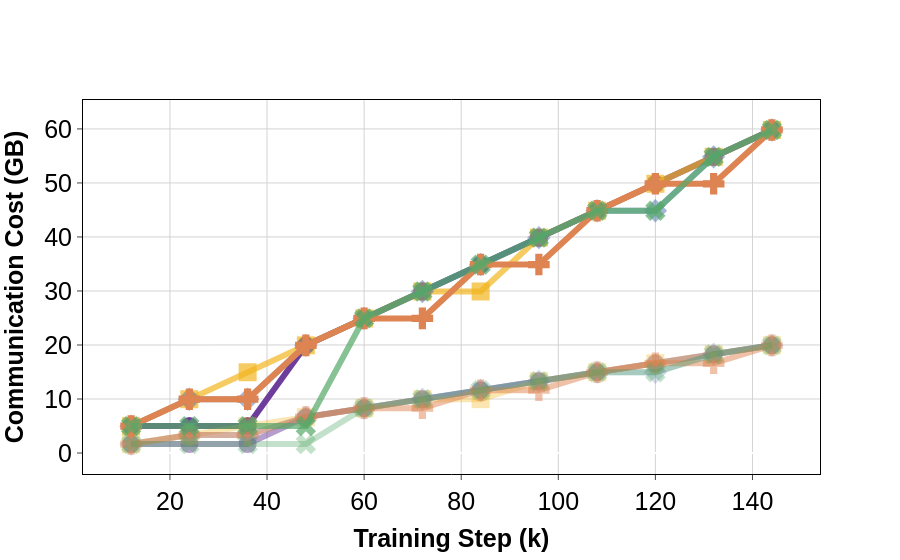

Notebook source saved alongside this figure:
### Code cell
combined_communication_cost_figures = go.Figure()
i = 0
for j in range(len(communication_cost_upper_bound_figures)):    
    fig_upper = communication_cost_upper_bound_figures[j]
    fig_lower = communication_cost_lower_bound_figures[j]
    for k in range(len(fig_upper.data)):
        trace_upper = fig_upper.data[k]
        trace_lower = fig_lower.data[k]
        trace_upper.update(name=f"{trace_upper.name} - MAX", line={'color': f'rgba{hex_to_rgba(COLORS[i], ALPHAS[i])}'}, marker=dict(symbol=MARKER_SYMBOLS[i]))
        trace_lower.update(name=f"{trace_lower.name} - MIN", line={'color': f'rgba{hex_to_rgba(COLORS[i], ALPHAS[i]*0.5)}'}, marker=dict(symbol=MARKER_SYMBOLS[i]))
        combined_communication_cost_figures.add_trace(trace_upper)
        combined_communication_cost_figures.add_trace(trace_lower)
        i += 1
        
combined_communication_cost_figures.update_layout(xaxis_title="<b>Training Step (k)</b>", yaxis_title="<b>Communication Cost (GB)</b>")
combined_communication_cost_figures = standardize_fig(combined_communication_cost_figures, **fig_config)
#combined_communication_cost_figures.update_layout(legend=dict(orientation="v", yanchor="bottom", x=0, y=0.25, xanchor="left", bgcolor='rgba(0,0,0,0)')) 
combined_communication_cost_figures.update_layout(showlegend=False) 
combined_communication_cost_figures.show()
combined_communication_cost_figures.write_image("ddad_communication_cost_by_steps_search_range_opt.pdf")
combined_communication_cost_figures = go.Figure()

### Figure 1 — Plotly figure (JSON) as saved in the notebook; plotly's stock layout.template omitted (floating-point values rounded to 4 significant figures)
{"data": [{"line": {"color": "rgba(109, 61, 156, 1)", "width": 6}, "marker": {"size": 18, "symbol": "circle"}, "mode": "lines+markers", "name": "&#936;=4 - DDAD - MAX", "showlegend": true, "type": "scatter", "x": [12, 24, 36, 48, 60, 72, 84, 96, 108, 120, 132, 144], "y": [4.984, 4.984, 4.984, 19.94, 24.92, 29.9, 34.89, 39.87, 44.86, 49.84, 54.83, 59.81]}, {"line": {"color": "rgba(109, 61, 156, 0.5)", "width": 6}, "marker": {"size": 18, "symbol": "circle"}, "mode": "lines+markers", "name": "&#936;=4 - DDAD - MIN", "showlegend": true, "type": "scatter", "x": [12, 24, 36, 48, 60, 72, 84, 96, 108, 120, 132, 144], "y": [1.661, 1.661, 1.661, 6.646, 8.307, 9.968, 11.63, 13.29, 14.95, 16.61, 18.28, 19.94]}, {"line": {"color": "rgba(242, 182, 31, 0.7)", "width": 6}, "marker": {"size": 18, "symbol": "square"}, "mode": "lines+markers", "name": "&#936;=6 - DDAD - MAX", "showlegend": true, "type": "scatter", "x": [12, 24, 36, 48, 60, 72, 84, 96, 108, 120, 132, 144], "y": [4.984, 9.968, 14.95, 19.94, 24.92, 29.9, 29.9, 39.87, 44.86, 49.84, 54.83, 59.81]}, {"line": {"color": "rgba(242, 182, 31, 0.35)", "width": 6}, "marker": {"size": 18, "symbol": "square"}, "mode": "lines+markers", "name": "&#936;=6 - DDAD - MIN", "showlegend": true, "type": "scatter", "x": [12, 24, 36, 48, 60, 72, 84, 96, 108, 120, 132, 144], "y": [1.661, 3.323, 4.984, 6.646, 8.307, 9.968, 9.968, 13.29, 14.95, 16.61, 18.28, 19.94]}, {"line": {"color": "rgba(76, 114, 176, 0.5)", "width": 6}, "marker": {"size": 18, "symbol": "diamond"}, "mode": "lines+markers", "name": "&#936;=8 - DDAD - MAX", "showlegend": true, "type": "scatter", "x": [12, 24, 36, 48, 60, 72, 84, 96, 108, 120, 132, 144], "y": [4.984, 9.968, 9.968, 19.94, 24.92, 29.9, 34.89, 39.87, 44.86, 44.86, 54.83, 59.81]}, {"line": {"color": "rgba(76, 114, 176, 0.25)", "width": 6}, "marker": {"size": 18, "symbol": "diamond"}, "mode": "lines+markers", "name": "&#936;=8 - DDAD - MIN", "showlegend": true, "type": "scatter", "x": [12, 24, 36, 48, 60, 72, 84, 96, 108, 120, 132, 144], "y": [1.661, 3.323, 3.323, 6.646, 8.307, 9.968, 11.63, 13.29, 14.95, 14.95, 18.28, 19.94]}, {"line": {"color": "rgba(221, 132, 82, 1)", "width": 6}, "marker": {"size": 18, "symbol": "cross"}, "mode": "lines+markers", "name": "&#936;=10 - DDAD - MAX", "showlegend": true, "type": "scatter", "x": [12, 24, 36, 48, 60, 72, 84, 96, 108, 120, 132, 144], "y": [4.984, 9.968, 9.968, 19.94, 24.92, 24.92, 34.89, 34.89, 44.86, 49.84, 49.84, 59.81]}, {"line": {"color": "rgba(221, 132, 82, 0.5)", "width": 6}, "marker": {"size": 18, "symbol": "cross"}, "mode": "lines+markers", "name": "&#936;=10 - DDAD - MIN", "showlegend": true, "type": "scatter", "x": [12, 24, 36, 48, 60, 72, 84, 96, 108, 120, 132, 144], "y": [1.661, 3.323, 3.323, 6.646, 8.307, 8.307, 11.63, 11.63, 14.95, 16.61, 16.61, 19.94]}, {"line": {"color": "rgba(85, 168, 104, 0.7)", "width": 6}, "marker": {"size": 18, "symbol": "x"}, "mode": "lines+markers", "name": "&#936;=12 - DDAD - MAX", "showlegend": true, "type": "scatter", "x": [12, 24, 36, 48, 60, 72, 84, 96, 108, 120, 132, 144], "y": [4.984, 4.984, 4.984, 4.984, 24.92, 29.9, 34.89, 39.87, 44.86, 44.86, 54.83, 59.81]}, {"line": {"color": "rgba(85, 168, 104, 0.35)", "width": 6}, "marker": {"size": 18, "symbol": "x"}, "mode": "lines+markers", "name": "&#936;=12 - DDAD - MIN", "showlegend": true, "type": "scatter", "x": [12, 24, 36, 48, 60, 72, 84, 96, 108, 120, 132, 144], "y": [1.661, 1.661, 1.661, 1.661, 8.307, 9.968, 11.63, 13.29, 14.95, 14.95, 18.28, 19.94]}], "layout": {"autosize": true, "legend": {"bordercolor": "black", "borderwidth": 0, "font": {"color": "black", "family": "Arial", "size": 25}, "tracegroupgap": 10}, "plot_bgcolor": "white", "showlegend": false, "title": {"font": {"color": "black", "family": "Arial", "size": 20}}, "xaxis": {"autorange": true, "gridcolor": "lightgrey", "linecolor": "black", "mirror": true, "range": [2.55, 153.5], "showline": true, "tickangle": 0, "tickfont": {"color": "black", "family": "Arial", "size": 25}, "tickmode": "array", "ticks": "outside", "title": {"font": {"color": "black", "family": "Arial", "size": 25}, "text": "<b>Training Step (k)</b>"}, "type": "linear"}, "yaxis": {"autorange": true, "gridcolor": "lightgrey", "linecolor": "black", "mirror": true, "range": [-6.989, 68.46], "showline": true, "tickfont": {"color": "black", "family": "Arial", "size": 25}, "ticks": "outside", "title": {"font": {"color": "black", "family": "Arial", "size": 25}, "text": "<b>Communication Cost (GB)</b>"}, "type": "linear"}}}
